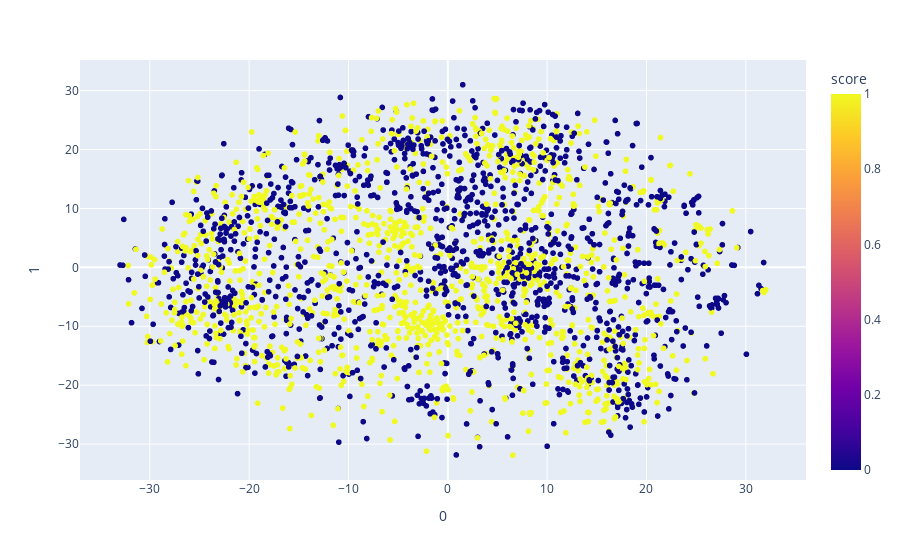

Notebook cell for this chart:
### Markdown cell above
## Not ideal or the most efficient/meaningful part

### Code cell
'''
Even though PCA is a widely used technique, its main disadvantage is the inability to maintain the local structure of the data set.
T-sne is a nonlinear dimensionality reduction algorithm, which is very suitable for visualization of high-dimensional data by dimensionality reduction to 2 or 3 dimensions.
'''

from sklearn.manifold import TSNE

X_tsne = TSNE(n_components=2, random_state=0).fit_transform(X_counts.toarray())

fig = px.scatter(X_tsne, x=0, y=1,color=X.score, labels={'color': 'score'})
fig.show()

### Figure 1 — Plotly figure (JSON) as saved in the notebook; plotly's stock layout.template omitted (floating-point values rounded to 4 significant figures; data arrays with more than 128 entries replaced by an {"elided": "..."} marker saying what was removed)
{"data": [{"hovertemplate": "0=%{x}<br>1=%{y}<br>score=%{marker.color}<extra></extra>", "legendgroup": "", "marker": {"color": {"elided": "2714 int values"}, "coloraxis": "coloraxis", "symbol": "circle"}, "mode": "markers", "name": "", "showlegend": false, "type": "scattergl", "x": {"elided": "2714 float values"}, "xaxis": "x", "y": {"elided": "2714 float values"}, "yaxis": "y"}], "layout": {"coloraxis": {"colorbar": {"title": {"text": "score"}}, "colorscale": [[0, "#0d0887"], [0.1111, "#46039f"], [0.2222, "#7201a8"], [0.3333, "#9c179e"], [0.4444, "#bd3786"], [0.5556, "#d8576b"], [0.6667, "#ed7953"], [0.7778, "#fb9f3a"], [0.8889, "#fdca26"], [1, "#f0f921"]]}, "legend": {"tracegroupgap": 0}, "margin": {"t": 60}, "xaxis": {"anchor": "y", "domain": [0, 1], "title": {"text": "0"}}, "yaxis": {"anchor": "x", "domain": [0, 1], "title": {"text": "1"}}}}
